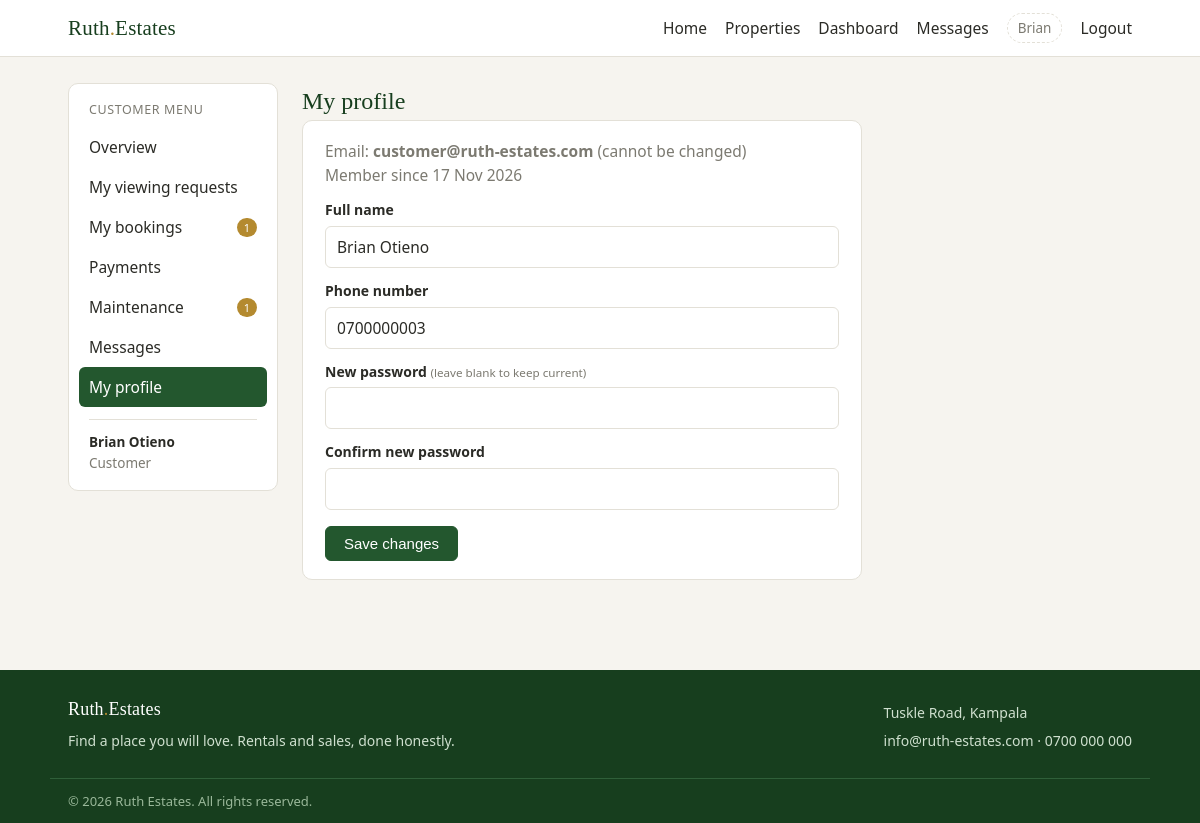
The app's page /customer/profile.php (signed in) with its own data.
### tables this page shows
CREATE TABLE users (
  id INT AUTO_INCREMENT PRIMARY KEY,
  name VARCHAR(80) NOT NULL,
  email VARCHAR(120) NOT NULL UNIQUE,
  phone VARCHAR(20) DEFAULT NULL,
  password_hash VARCHAR(255) NOT NULL,
  role ENUM('customer','manager','landlord') NOT NULL DEFAULT 'customer',
  status ENUM('active','blocked') NOT NULL DEFAULT 'active',
  created_at TIMESTAMP NOT NULL DEFAULT CURRENT_TIMESTAMP
);

### includes/functions.php (called while the page is built, shortened)
<?php
function esc($value)
{
    return htmlspecialchars((string) $value, ENT_QUOTES, 'UTF-8');
}
function auth_user()
{
    return $_SESSION['user'] ?? null;
}
function friendly_date($timestamp)
{
    $timestamp = trim((string) $timestamp);
    return date('j M Y', strtotime($timestamp));
}

### customer/profile.php (the view, shortened to what this page needs)
<?php
require_once dirname(__DIR__) . '/config/db.php';
include dirname(__DIR__) . '/includes/header.php';
$stmt = $pdo->prepare('SELECT name, email, phone, created_at FROM users WHERE id = ?');
$stmt->execute([$user['id']]);
$profile = $stmt->fetch();
?>
<div class="dash-layout">
<?php include __DIR__ . '/menu.php'; ?>
<main class="dash-main">
  <h1>My profile</h1>
  <div class="panel narrow">
    <p class="muted">Email: <b><?php echo esc($profile['email']); ?></b> (cannot be changed)<br>Member since <?php echo esc(friendly_date($profile['created_at'])); ?></p>
    <form method="post" class="stack">
      <label for="name">Full name</label>
      <input type="text" id="name" name="name" value="<?php echo esc($profile['name']); ?>" required>
      <label for="phone">Phone number</label>
      <input type="tel" id="phone" name="phone" value="<?php echo esc($profile['phone']); ?>">
      <label for="password">New password <small class="muted">(leave blank to keep current)</small></label>
      <input type="password" id="password" name="password">
      <label for="confirm">Confirm new password</label>
      <input type="password" id="confirm" name="confirm">
      <button class="btn" type="submit">Save changes</button>
    </form>
  </div>
</main>
</div>
<?php include dirname(__DIR__) . '/includes/footer.php'; ?>

### customer/menu.php (shortened to what this page needs)
<?php
$stmt = $pdo->prepare('SELECT COUNT(*) FROM bookings WHERE customer_id = ? AND status = "pending"');
$stmt->execute([auth_user()['id']]);
$pendingBookings = (int) $stmt->fetchColumn();
$stmt = $pdo->prepare('SELECT COUNT(*) FROM maintenance_requests WHERE customer_id = ? AND status IN ("open", "in_progress")');
$stmt->execute([auth_user()['id']]);
$openRequests = (int) $stmt->fetchColumn();
$links = [
    'dashboard.php' => 'Overview',
    'inquiries.php' => 'My viewing requests',
    'bookings.php' => 'My bookings',
    'payments.php' => 'Payments',
    'maintenance.php' => 'Maintenance',
    'messages.php' => 'Messages',
    'profile.php' => 'My profile',
];
$current = basename($_SERVER['SCRIPT_NAME']);
?>
<aside class="dash-menu">
  <p class="menu-title">Customer menu</p>
  <ul>
    <?php foreach ($links as $file => $label): ?>
      <li>
        <a href="<?php echo $file; ?>"<?php echo $current === $file ? ' class="active"' : ''; ?>>
          <?php
          echo esc($label);
          if ($file === 'bookings.php' && $pendingBookings) {
              echo ' <span class="pill">' . $pendingBookings . '</span>';
          }
          if ($file === 'maintenance.php' && $openRequests) {
              echo ' <span class="pill">' . $openRequests . '</span>';
          }
          ?>
        </a>
      </li>
    <?php endforeach; ?>
  </ul>
  <div class="menu-user">
    <p><b><?php echo esc(auth_user()['name']); ?></b></p>
    <p class="muted">Customer</p>
  </div>
</aside>

### assets/css/style.css (style rules this page uses)
:root { --green: #23572e; --green-dark: #173e1e; --green-light: #e7f0e7; --cream: #f6f4ef; --ink: #2b2b26; --muted: #7c7a71; --line: #e3e0d7; --danger: #a4322a; --pending: #8a6d1f; --pending-bg: #f5ecd0; }
* { margin: 0; padding: 0; box-sizing: border-box; }
body { font-family: "Segoe UI", Arial, Helvetica, sans-serif; background: var(--cream); color: var(--ink); font-size: 15.5px; line-height: 1.55; overflow-x: hidden; }
a { color: var(--green); }
h1, h2, h3, .brand { font-family: Georgia, "Times New Roman", serif; font-weight: normal; }
.pill { background: #b48a2f; color: #fff; font-size: 11px; border-radius: 12px; padding: 1px 7px; vertical-align: middle; }
.muted { color: var(--muted); }
.btn { display: inline-block; background: var(--green); color: #fff; border: 1px solid var(--green); border-radius: 6px; padding: 8px 18px; font-size: 15px; cursor: pointer; text-decoration: none; }
form.stack label { display: block; margin: 12px 0 5px; font-weight: 600; font-size: 14px; }
input, select, textarea { width: 100%; padding: 8px 11px; border: 1px solid var(--line); border-radius: 6px; background: #fff; font: inherit; color: var(--ink); }
label { display: block; margin: 12px 0 5px; font-weight: 600; font-size: 14px; }
label small { font-weight: normal; color: var(--muted); }
form.stack button { margin-top: 16px; }
.dash-layout { display: flex; gap: 24px; align-items: flex-start; }
.dash-menu { flex: 0 0 210px; background: #fff; border: 1px solid var(--line); border-radius: 10px; padding: 16px 10px; position: sticky; top: 16px; }
.menu-title { font-size: 12.5px; letter-spacing: 0.6px; text-transform: uppercase; color: var(--muted); padding: 0 10px 8px; }
.dash-menu ul { list-style: none; }
.dash-menu a { display: flex; justify-content: space-between; align-items: center; padding: 8px 10px; border-radius: 6px; color: var(--ink); text-decoration: none; }
.dash-menu a.active { background: var(--green); color: #fff; }
.menu-user { border-top: 1px solid var(--line); margin: 12px 10px 0; padding-top: 12px; font-size: 13.5px; }
.dash-main { flex: 1; min-width: 0; }
.dash-main h1 { font-size: 24px; color: var(--green-dark); }
.panel { background: #fff; border: 1px solid var(--line); border-radius: 10px; padding: 18px 22px; margin-bottom: 20px; }
.panel.narrow { max-width: 560px; }
body { -webkit-text-size-adjust: 100%; }
.btn, button, .nav-toggle { touch-action: manipulation; }

### records on screen
users: name "Brian Otieno", email "customer@ruth-estates.com", created_at "17 Nov 2026", phone "0700000003"

### other values on screen
explode(' ', $user['name'])[0] "Brian"
$label "Overview"
$label "My viewing requests"
$label "My bookings"
$pendingBookings "1"
$label "Payments"
$label "Maintenance"
$openRequests "1"
$label "Messages"
$label "My profile"
app_setting('contact_address', 'Tuskle Road, Kampala') "Tuskle Road, Kampala"
app_setting('contact_email', 'info@ruth-estates.com') "info@ruth-estates.com"
app_setting('contact_phone', '0700 000 000') "0700 000 000"
